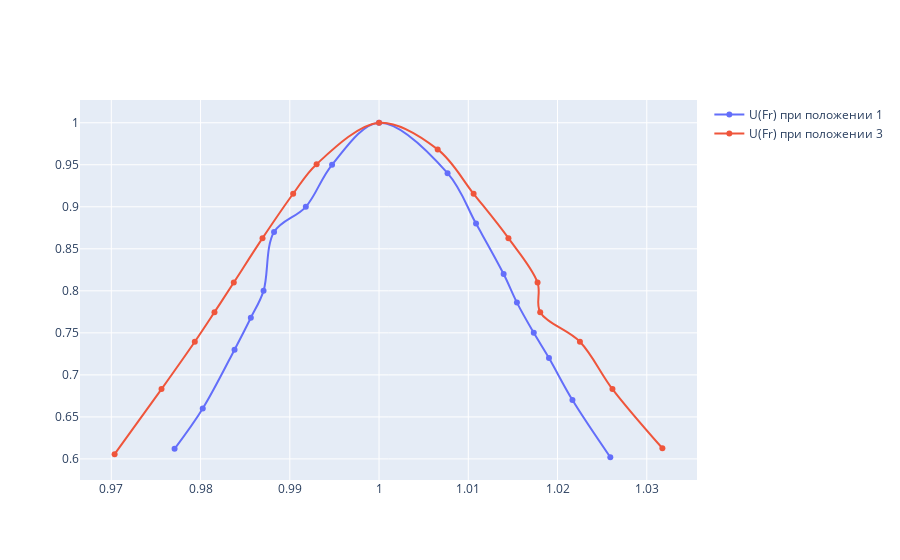

Notebook source saved alongside this figure:
### Markdown cell above
Далее построим график отражающий функцию $\frac{U}{U_0} = f(\frac{f}{f_0})$

### Code cell
fig2.show()

### Figure 1 — Plotly figure (JSON) as saved in the notebook; plotly's stock layout.template omitted (floating-point values rounded to 4 significant figures)
{"data": [{"line": {"shape": "spline"}, "mode": "lines+markers", "name": "U(Fr) при положении 1", "type": "scatter", "x": [0.9771, 0.9802, 0.9838, 0.9856, 0.9871, 0.9882, 0.9918, 0.9947, 1, 1.008, 1.011, 1.014, 1.015, 1.017, 1.019, 1.022, 1.026], "y": [0.612, 0.66, 0.73, 0.768, 0.8, 0.87, 0.9, 0.95, 1, 0.94, 0.88, 0.82, 0.786, 0.75, 0.72, 0.67, 0.602]}, {"line": {"shape": "spline"}, "mode": "lines+markers", "name": "U(Fr) при положении 3", "type": "scatter", "x": [1.032, 1.026, 1.023, 1.018, 1.018, 1.014, 1.011, 1.007, 1, 0.993, 0.9904, 0.9869, 0.9837, 0.9816, 0.9794, 0.9756, 0.9704], "y": [0.6127, 0.6831, 0.7394, 0.7746, 0.8099, 0.8627, 0.9155, 0.9683, 1, 0.9507, 0.9155, 0.8627, 0.8099, 0.7746, 0.7394, 0.6831, 0.6056]}], "layout": {}}
